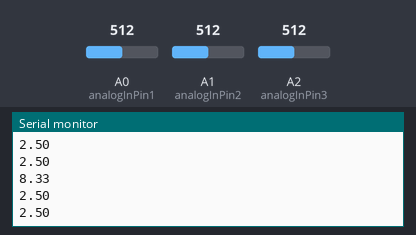
Bench run of a sketch on a simulated Arduino Uno, built with avr-gcc and run on an emulated ATmega328P. Shown: the last lines printed to the serial monitor. The inputs (shaded band) are chosen by the test bench; at power-on: A0 (analogInPin1) = 512, A1 (analogInPin2) = 512, A2 (analogInPin3) = 512.

Above: at 1.2 s.
1.3 s: A0 (analogInPin1) set to 716
At 1.32 s:
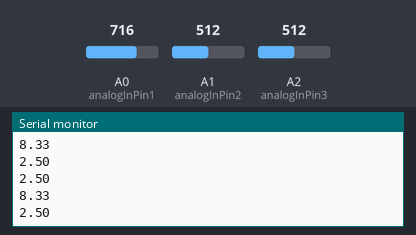
2.8 s: A1 (analogInPin2) set to 716
At 2.83 s:
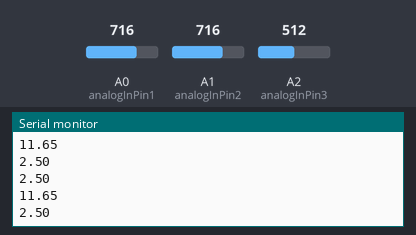
4.3 s: A2 (analogInPin3) set to 306
At 4.34 s:
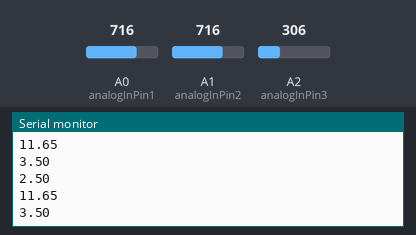
5.8 s: A0 (analogInPin1) set to 900
At 5.85 s:
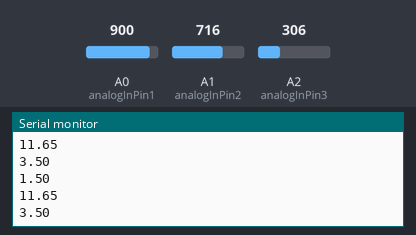
7.3 s: A1 (analogInPin2) set to 900
At 7.36 s:
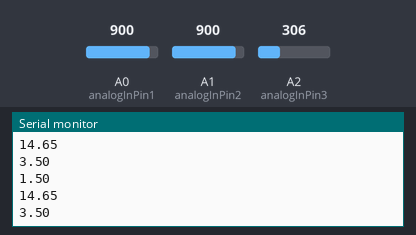
8.8 s: A2 (analogInPin3) set to 122
At 8.86 s:
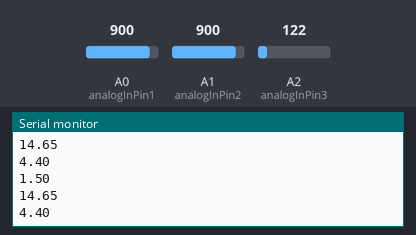
Timing chart, 0 to 11.3 s (numbered marks = the images above; inputs shaded):
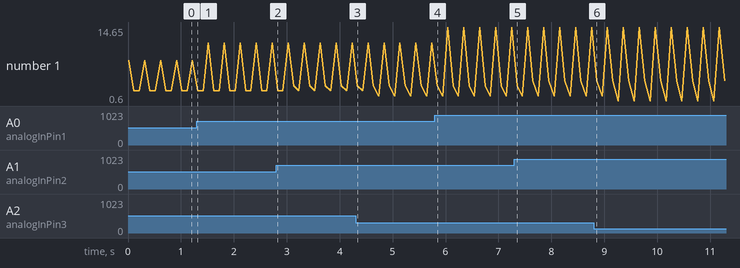

Measured:
- plotted number 1: 8.33 → 11.65 after the input at 1.3 s, 11.65 → 14.65 after the input at 5.8 s

The sketch:

aaa.ino
```cpp
const int analogInPin1 = A0;  // Analog input pin 1
const int analogInPin2 = A1;  // Analog input pin 2
const int analogInPin3 = A2;  // Analog input pin 3
int sensorValue[2];        // value read from the pot
float voltageValue[2];        // voltage output
unsigned long lastTime = 0 , sampleTime = 10; // time value

void setup() {
  // initialize serial communications at 9600 bps:
  Serial.begin(9600);
}

void loop() {
  if(millis()-lastTime>sampleTime){
  lastTime = millis();
  // read the analog in value:
  sensorValue[0] = analogRead(analogInPin1);
  sensorValue[1] = analogRead(analogInPin2);
  sensorValue[2] = analogRead(analogInPin3);
  // map it to the range of the analog out:
  voltageValue[0] = scaling(sensorValue[0], 0, 1023, 0, 5);
  voltageValue[1] = scaling(sensorValue[1], 0, 1023, 0, 5);
  voltageValue[2] = scaling(sensorValue[2], 0, 1023, 0, 5);
  // Send data to Python:
  Serial.println(voltageValue[0]*3.33); delay(100);
  Serial.println(voltageValue[1]); delay(100);
  Serial.println(voltageValue[2]); delay(100);
  }
}

float scaling(float x, float in_min, float in_max, float out_min, float out_max)
{
  return (x - in_min) * (out_max - out_min) / (in_max - in_min) + out_min;
}
```
